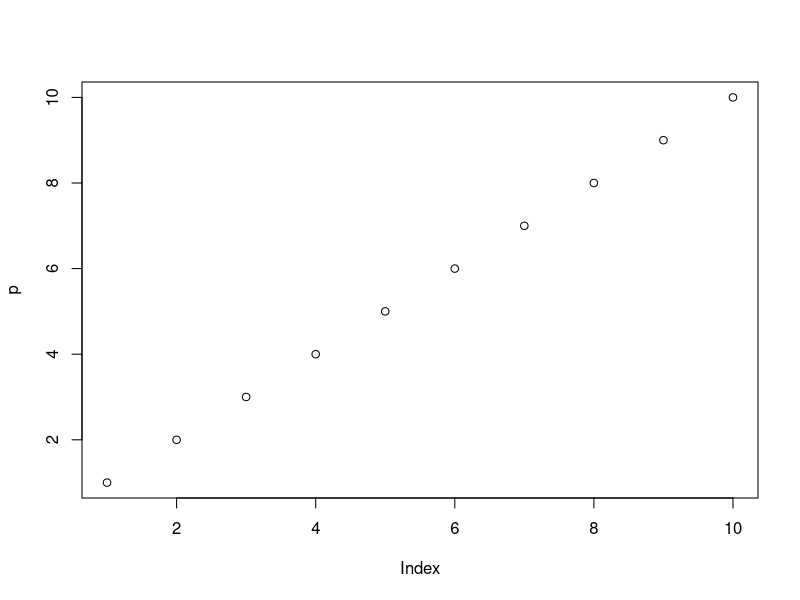

This chart was generated by the following R code: (Note: this script raises an error after producing the figure.)
print("hello world") # prints "hello world"

5+9 # performs addition (result not printed)

s1 = 5+10 # assigns the result of 5+10 to s1
print(s1) # prints the value of s1

p=1:10 # creates a sequence from 1 to 10
plot(p) # plots the sequence

._name = "diwas" # invalid variable name starting with dot and underscore
print(.name) # error: .name is not defined

var1 = 10 # assigns 10 to var1
var2 = 20 # assigns 20 to var2
print(var1>var2) # compares var1 and var2, returns FALSE
cat(var1, var2, "\n", "DiwasBk") # prints multiple values in one line

num = 10 # assigns 10 to num
class(num) # returns the class of num
typeof(num) # returns the type of num
new = as.integer(num) # converts num to integer
class(new) # returns the class of new

c1 = 10+25i # assigns a complex number to c1
class(c1) # returns the class of c1

l1 = TRUE # assigns TRUE to l1
class(l1) # returns the class of l1

c1 = "DiwasBishwokarma" # assigns a string to c1
class(c1) # returns the class of c1

d1 = as.integer(c1) # tries to convert string to integer (results in NA)
class(d1) # returns the class of d1

# vector: collection of similar data types
v1 = c(8, 9, 6) # creates a numeric vector v1
print(v1)

# Operators in R
# 1. Arithmetic Operator: + - * / %% %/% ^
# 2. Relational Operator: < > == <= >= !=
# 3. Logical Operator: & | ! && ||
# 4. Assignment Operator: = <- -> <<- ->>

# 1. Arithmetic Operator
a = 10 # assigns 10 to a
b = 20 # assigns 20 to b
print(a+b) # addition
print(a-b) # subtraction
print(a*b) # multiplication
print(a/b) # division
print(a%%b) # modulus (remainder)
print(a%/%b) # integer division (quotient)
print(a^b) # exponentiation (a raised to the power b)

# 2. Relational Operator
r1 = 20 # assigns 20 to r1
r2 = 10 # assigns 10 to r2
print(r1<r2) # less than
print(r1>r2) # greater than
print(r1==r2) # equal to
print(r1<=r2) # less than or equal to
print(r2>=r1) # greater than or equal to
print(r1!=r2) # not equal to
# same operations can be done with vectors

# 3. Logical Operator
# Create a heterogeneous vector (numeric, logical, complex)
p <- c(3.5, TRUE, 2+5i)  # All elements are coerced to complex type

# Display the vector
print("Vector p:")
print(p)
